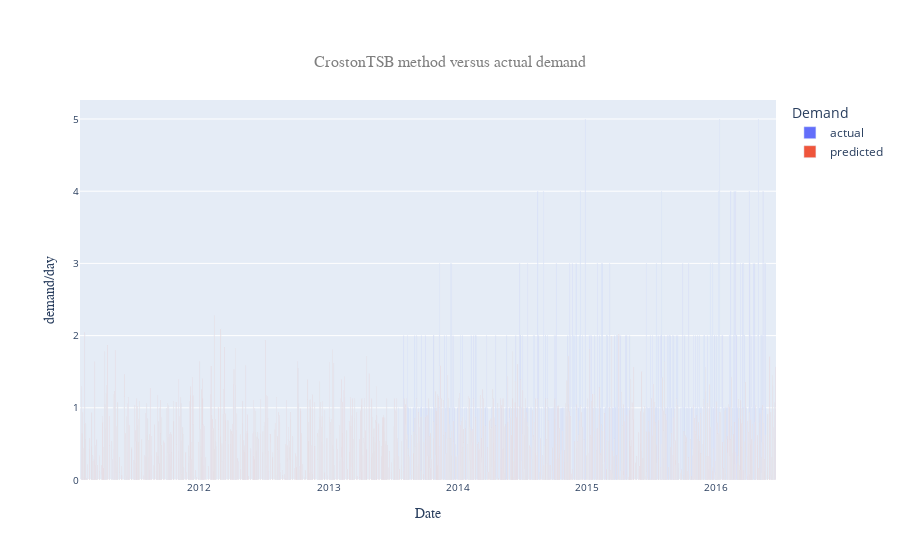

The code cell stored with this chart in its notebook:
### Code cell
fig = go.Figure(data=[
    go.Bar(name='actual', x=df_train['ds'], y=df_train['y']),
    go.Bar(name='predicted', x=df_croston_tsb['date'], y=df_croston_tsb['Forecast'])
])
# Change the bar mode
fig.update_layout(
    barmode='group',
    title={
        'text': 'CrostonTSB method versus actual demand',
        'y':0.9,
        'x':0.5,
        'xanchor': 'center',
        'yanchor': 'top',
        'font': {
            'size': 16,
            'family' : 'Helvetica',
            'color' : '#7f7f7f'
        },
    },
    legend_title_text = "Demand",
    yaxis=dict(
        title='demand/day',
        titlefont_family='Courier New, monospaced',
        titlefont_size=14,
        tickfont_size=10,
    ),
    xaxis=dict(
        titlefont_family='Courier New, monospaced',
        titlefont_size=14,
        tickfont_size=10,
    )
)

fig.update_xaxes(title_text="Date")
fig.show()

### Figure 1 — Plotly figure (JSON) as saved in the notebook; plotly's stock layout.template omitted (floating-point values rounded to 4 significant figures; data arrays with more than 128 entries replaced by an {"elided": "..."} marker saying what was removed)
{"data": [{"name": "actual", "type": "bar", "x": {"elided": "1941 str values"}, "y": {"elided": "1941 int values"}}, {"name": "predicted", "type": "bar", "x": {"elided": "1941 str values"}, "y": {"elided": "1941 float values"}}], "layout": {"autosize": true, "barmode": "group", "legend": {"title": {"text": "Demand"}}, "title": {"font": {"color": "#7f7f7f", "family": "Helvetica", "size": 16}, "text": "CrostonTSB method versus actual demand", "x": 0.5, "xanchor": "center", "y": 0.9, "yanchor": "top"}, "xaxis": {"autorange": true, "range": ["2011-01-28 12:00", "2016-06-19 12:00"], "tickfont": {"size": 10}, "title": {"font": {"family": "Courier New, monospaced", "size": 14}, "text": "Date"}, "type": "date"}, "yaxis": {"autorange": true, "range": [0, 5.263], "tickfont": {"size": 10}, "title": {"font": {"family": "Courier New, monospaced", "size": 14}, "text": "demand/day"}, "type": "linear"}}}
